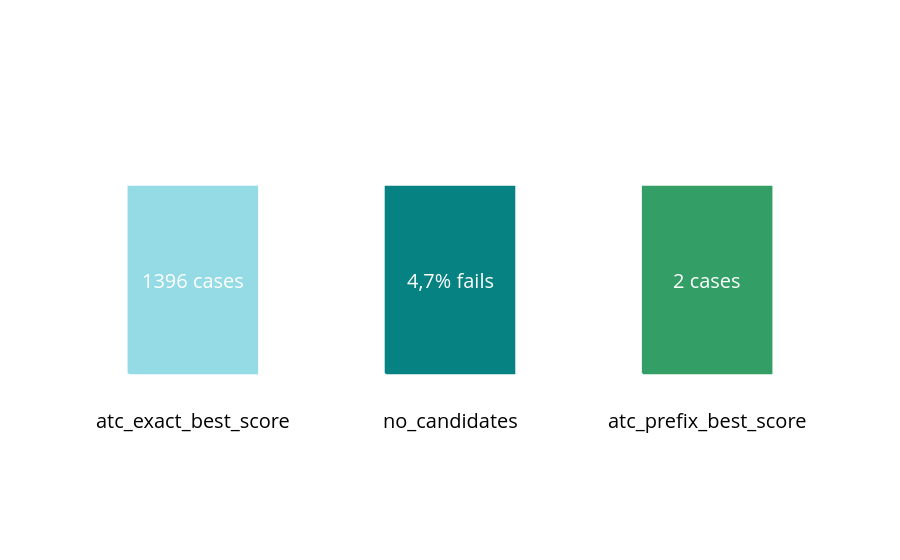

Notebook source saved alongside this figure:
### Code cell
import plotly.graph_objects as go

fig = go.Figure()

# Square 1 at (1,1) to (2,2)
fig.add_trace(go.Scatter(
    x=[1, 2, 2, 1, 1],
    y=[1, 1, 2, 2, 1],
    mode='lines',
    fill='toself',
    fillcolor='rgba(149, 219, 229, 1)',
    line=dict(color='rgba(149, 219, 229, 1)'),
    hoverinfo='skip',
    showlegend=False
))

# Square 2 at (3,1) to (4,2)
fig.add_trace(go.Scatter(
    x=[3, 4, 4, 3, 3],
    y=[1, 1, 2, 2, 1],
    mode='lines',
    fill='toself',
    fillcolor='rgba(7, 130, 130, 1.0)',
    line=dict(color='rgba(7, 130, 130, 1.0)'),
    hoverinfo='skip',
    showlegend=False
))

# Square 3 at (5,1) to (6,2)
fig.add_trace(go.Scatter(
    x=[5, 6, 6, 5, 5],
    y=[1, 1, 2, 2, 1],
    mode='lines',
    fill='toself',
    fillcolor='rgba(51, 158, 102, 1)',
    line=dict(color='rgba(51, 158, 102, 1)'),
    hoverinfo='skip',
    showlegend=False
))

# Add text annotations inside each square (centered)
fig.add_annotation(
    x=1.5, y=1.5,  # Center of first square
    text="1396 cases",
    showarrow=False,
    font=dict(color="white", size=20)
)
fig.add_annotation(
    x=1.5, y=0.75,  # Center of first square
    text="atc_exact_best_score",
    showarrow=False,
    font=dict(color="black", size=20)
)

fig.add_annotation(
    x=3.5, y=1.5,  # Center of second square
    text="4,7% fails",
    showarrow=False,
    font=dict(color="white", size=20)
)
fig.add_annotation(
    x=3.5, y=0.75,  # Center of second square
    text="no_candidates",
    showarrow=False,
    font=dict(color="black", size=20)
)

fig.add_annotation(
    x=5.5, y=1.5,  # Center of third square
    text="2 cases",
    showarrow=False,
    font=dict(color="white", size=20)
)
fig.add_annotation(
    x=5.5, y=0.75,  # Center of third square
    text="atc_prefix_best_score",
    showarrow=False,
    font=dict(color="black", size=20)
)

# Set layout to hide axes and grid for a clean look
fig.update_layout(
    xaxis=dict(visible=False, range=[0, 7]),
    yaxis=dict(visible=False, range=[0, 3]),
    paper_bgcolor='white',
    plot_bgcolor='white',
    margin=dict(l=0, r=0, t=0, b=0)
)

fig.show()

### Figure 1 — Plotly figure (JSON) as saved in the notebook; plotly's stock layout.template omitted (floating-point values rounded to 4 significant figures)
{"data": [{"fill": "toself", "fillcolor": "rgba(149, 219, 229, 1)", "hoverinfo": "skip", "line": {"color": "rgba(149, 219, 229, 1)"}, "mode": "lines", "showlegend": false, "type": "scatter", "x": [1, 2, 2, 1, 1], "y": [1, 1, 2, 2, 1]}, {"fill": "toself", "fillcolor": "rgba(7, 130, 130, 1.0)", "hoverinfo": "skip", "line": {"color": "rgba(7, 130, 130, 1.0)"}, "mode": "lines", "showlegend": false, "type": "scatter", "x": [3, 4, 4, 3, 3], "y": [1, 1, 2, 2, 1]}, {"fill": "toself", "fillcolor": "rgba(51, 158, 102, 1)", "hoverinfo": "skip", "line": {"color": "rgba(51, 158, 102, 1)"}, "mode": "lines", "showlegend": false, "type": "scatter", "x": [5, 6, 6, 5, 5], "y": [1, 1, 2, 2, 1]}], "layout": {"annotations": [{"font": {"color": "white", "size": 20}, "showarrow": false, "text": "1396 cases", "x": 1.5, "y": 1.5}, {"font": {"color": "black", "size": 20}, "showarrow": false, "text": "atc_exact_best_score", "x": 1.5, "y": 0.75}, {"font": {"color": "white", "size": 20}, "showarrow": false, "text": "4,7% fails", "x": 3.5, "y": 1.5}, {"font": {"color": "black", "size": 20}, "showarrow": false, "text": "no_candidates", "x": 3.5, "y": 0.75}, {"font": {"color": "white", "size": 20}, "showarrow": false, "text": "2 cases", "x": 5.5, "y": 1.5}, {"font": {"color": "black", "size": 20}, "showarrow": false, "text": "atc_prefix_best_score", "x": 5.5, "y": 0.75}], "margin": {"b": 0, "l": 0, "r": 0, "t": 0}, "paper_bgcolor": "white", "plot_bgcolor": "white", "xaxis": {"range": [0, 7], "visible": false}, "yaxis": {"range": [0, 3], "visible": false}}}
